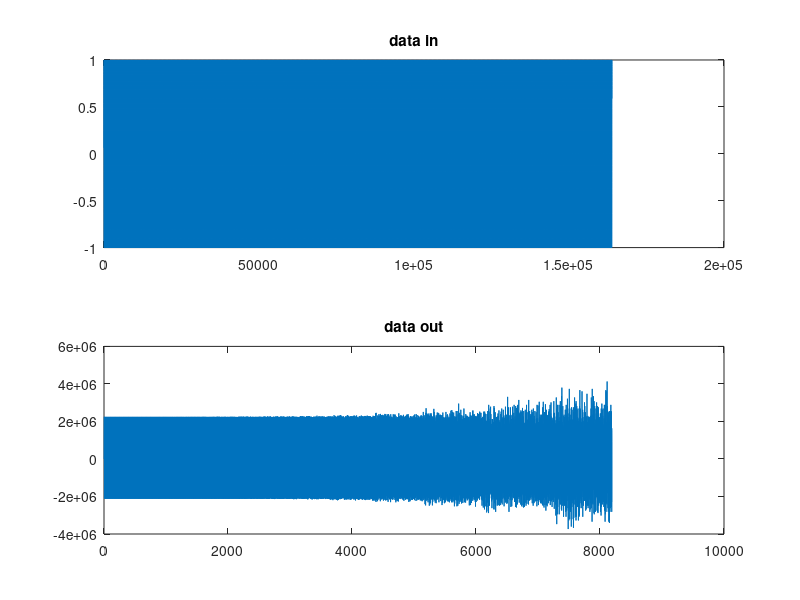
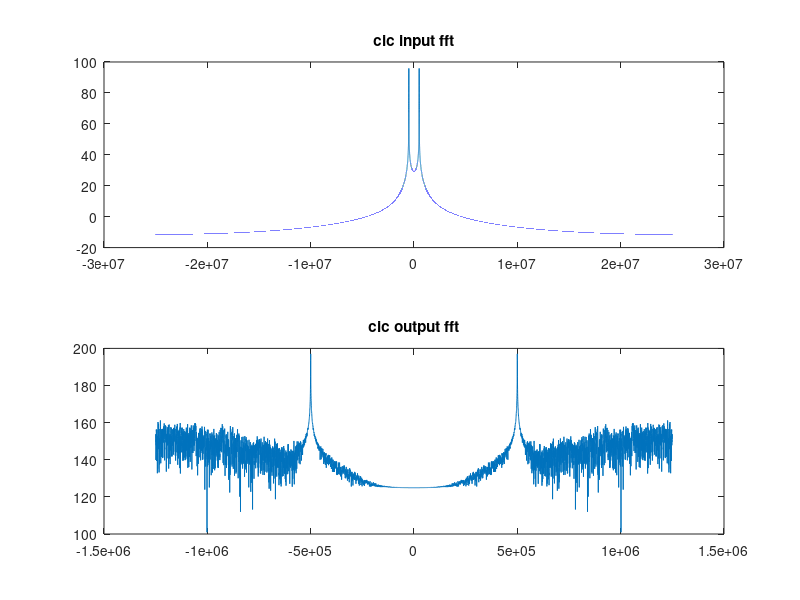

The MATLAB script that drew these images, in order:
clc;
clear all;
close all;

%Parameters
nb_sample = 2^12*40;
fsamp_in = 50e6;

%CIC Parameters
M = 1;
R = 20;  % decimation or interpolation ratio
N = 5;  % number of stages
interp_decim= -1; %+1 interp and -1 decim

%Inits
t = (1/fsamp_in:1/fsamp_in:nb_sample/fsamp_in);
if interp_decim==1 fsamp_out = fsamp_in*R; end;
if interp_decim==-1 fsamp_out = fsamp_in/R; end;


%Test vector generation
##data_in = randn(1,nb_sample); %random data
data_in = sin(2*pi*fsamp_in/100.*t); %sin
##data_in = [zeros(1,nb_sample/2) ones(1,nb_sample/2)]; %step
##data_in =  (1:nb_sample);%ramp
##data_in = [(1:64) (1:64)]; data_in = repmat(data_in,1,8); data_in = data_in-32; %saw
##data_in = [zeros(1,64) ones(1,64)]; data_in = repmat(data_in,1,8);

if interp_decim==1
  
  %Cic implementation interpolation
  %Comb
  comb_d1 = 0;
  comb_reg = zeros(N,nb_sample);
  for v = 1 : N
    if v==1
      comb_in = data_in;
      printf('Comb %d of %d stages (first)\n',v,N);
      for k=1:length(comb_in)
        if k>1
          comb_out(k)=comb_in(k)-comb_d1;
        end
        comb_d1 = comb_in(k);
      end;
    else
      comb_in = comb_out;
      printf('Comb %d of %d stages\n',v,N);
      for k=1:length(comb_in)
        if k>2
          comb_out(k)=comb_in(k)-comb_d1;
        end
        comb_d1 = comb_in(k);
      end;
    end;
    comb_reg(v,1:length(comb_out))=comb_out;
  end;
  
end;

if interp_decim==-1
  %Cic implementation decimation
  %Integrator
  integ_reg = zeros(N,length(data_in));
  for v = 1 : N
    if v==1
      printf('Integrator %d of %d stages (first)\n',v,N);
      integrator_in = data_in;
      accu = 0;
      for k=2:length(integrator_in)
        integrator_out(k) = accu;
        accu = accu+integrator_in(k);
      end
     else
      printf('Integrator %d of %d stages\n',v,N);
      integrator_in = integrator_out;
      accu = 0;
      for k=1:length(integrator_in)
        integrator_out(k) = accu;
        accu = accu+integrator_in(k);
      end
    end
    integ_reg(v,1:length(integrator_out))=integrator_out;
  end
end

%Interpolation or decimation
if interp_decim==1
  resample_in = comb_out;
  resample_out = zeros(1,length(resample_in)*R);
  resample_out(1:R:end) = resample_in;
##  for k=1:length(resample_in)
##    resample_out((k-1)*R+1:(k-1)*R+1+R-1)=repmat(resample_in(k),R,1);
####    fprintf('%d %d \n',(k-1)*R+1, (k-1)*R+1+R-1);
##  end
end
if interp_decim==-1
  resample_in = integrator_out;
  resample_out = zeros(1,length(resample_in)/R);
  resample_out = resample_in(1:R:end);
end

if interp_decim==1
  %Cic Implementation interpolation
  %Integrator
  integ_reg = zeros(N,length(resample_out));
  for v = 1 : N
    if v==1
      printf('Integrator %d of %d stages (first)\n',v,N);
      integrator_in = resample_out;
      accu = 0;
      for k=2:length(integrator_in)
        integrator_out(k) = accu;
        accu = accu+integrator_in(k);
      end
     else
      printf('Integrator %d of %d stages\n',v,N);
      integrator_in = integrator_out;
      accu = 0;
      for k=1:length(integrator_in)
        integrator_out(k) = accu;
        accu = accu+integrator_in(k);
      end
    end
    integ_reg(v,1:length(integrator_out))=integrator_out;
  end
end;

if interp_decim==-1
  %Cic implementation decimation
  %Comb
  comb_d1 = 0;
  comb_reg = zeros(N,nb_sample);
  for v = 1 : N
    if v==1
      comb_in = resample_out;
      printf('Comb %d of %d stages (first)\n',v,N);
      for k=1:length(comb_in)
        if k>1
          comb_out(k)=comb_in(k)-comb_d1;
        end
        comb_d1 = comb_in(k);
      end;
    else
      comb_in = comb_out;
      printf('Comb %d of %d stages\n',v,N);
      for k=1:length(comb_in)
        if k>2
          comb_out(k)=comb_in(k)-comb_d1;
        end
        comb_d1 = comb_in(k);
      end;
    end;
    comb_reg(v,1:length(comb_out))=comb_out;
  end;
end;

if interp_decim==1
  data_out = integrator_out;
end;

if interp_decim==-1
  data_out = comb_out;
end; 


%FFT in
fft_in = 20 * log10(abs(fftshift(fft(data_in))));
x_axis_fft_in = (-fsamp_in/2:fsamp_in/nb_sample:fsamp_in/2-fsamp_in/nb_sample);

%FFT out
fft_out = 20 * log10(abs(fftshift(fft(data_out))));
if interp_decim==1 x_axis_fft_out = (-fsamp_out/2:fsamp_out/nb_sample/R:fsamp_out/2-fsamp_out/nb_sample/R); end
if interp_decim==-1 x_axis_fft_out = (-fsamp_out/2:fsamp_out/nb_sample*R:fsamp_out/2-fsamp_out/nb_sample*R); end

##%debug
##debug_plot=data_in;
##figure(1);
##plot(debug_plot);
##title('data in');
##
##debug_plot=comb_reg(1,:);
##figure(2);
##plot(debug_plot);
##title('comb reg 1');
##
##debug_plot=comb_reg(2,:);
##figure(3);
##plot(debug_plot);
##title('comb reg 2');
##
##debug_plot=resample_out;
##figure(4);
##plot(debug_plot);
##title('resample out');
##
##debug_plot=integ_reg(1,:);
##figure(5);
##plot(debug_plot);
##title('integ reg 1');
##
##debug_plot=integ_reg(2,:);
##figure(6);
##plot(debug_plot);
##title('integ reg 2');

%Plot signal
figure(1);
subplot (211);
plot(data_in);
title('data in');
subplot (212);
plot(data_out);
title('data out');

%Plot fft
figure(2);
subplot (211);
plot(x_axis_fft_in,fft_in);
title('cic input fft');
subplot (212);
plot(x_axis_fft_out,fft_out);
title('cic output fft');

